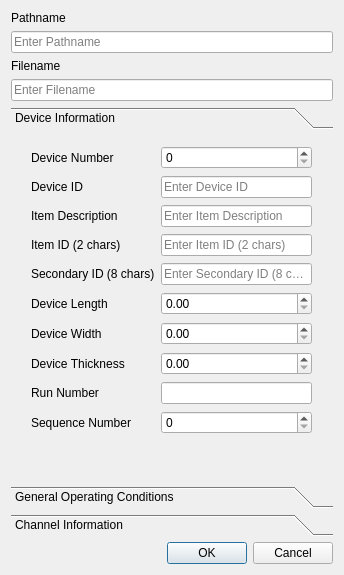
<?xml version="1.0" encoding="UTF-8"?>
<ui version="4.0">
 <class>Dialog</class>
 <widget class="QDialog" name="Dialog">
  <property name="geometry">
   <rect>
    <x>0</x>
    <y>0</y>
    <width>344</width>
    <height>575</height>
   </rect>
  </property>
  <property name="windowTitle">
   <string>Dialog</string>
  </property>
  <layout class="QHBoxLayout" name="horizontalLayout">
   <item>
    <layout class="QVBoxLayout" name="verticalLayout">
     <item>
      <widget class="QLabel" name="label_22">
       <property name="text">
        <string>Pathname</string>
       </property>
       <property name="buddy">
        <cstring>pathnameLe</cstring>
       </property>
      </widget>
     </item>
     <item>
      <widget class="QLineEdit" name="pathnameLe">
       <property name="text">
        <string/>
       </property>
       <property name="placeholderText">
        <string>Enter Pathname</string>
       </property>
      </widget>
     </item>
     <item>
      <widget class="QLabel" name="label_23">
       <property name="text">
        <string>Filename</string>
       </property>
       <property name="buddy">
        <cstring>filenameLe</cstring>
       </property>
      </widget>
     </item>
     <item>
      <widget class="QLineEdit" name="filenameLe">
       <property name="text">
        <string/>
       </property>
       <property name="placeholderText">
        <string>Enter Filename</string>
       </property>
      </widget>
     </item>
     <item>
      <widget class="QToolBox" name="toolBox">
       <property name="currentIndex">
        <number>0</number>
       </property>
       <widget class="QWidget" name="page">
        <property name="geometry">
         <rect>
          <x>0</x>
          <y>0</y>
          <width>320</width>
          <height>319</height>
         </rect>
        </property>
        <attribute name="label">
         <string>Device Information</string>
        </attribute>
        <widget class="QWidget" name="layoutWidget">
         <property name="geometry">
          <rect>
           <x>20</x>
           <y>10</y>
           <width>281</width>
           <height>291</height>
          </rect>
         </property>
         <layout class="QGridLayout" name="gridLayout">
          <item row="0" column="0">
           <widget class="QLabel" name="label_2">
            <property name="text">
             <string>Device Number</string>
            </property>
            <property name="buddy">
             <cstring>deviceNumberSb</cstring>
            </property>
           </widget>
          </item>
          <item row="0" column="1">
           <widget class="QSpinBox" name="deviceNumberSb"/>
          </item>
          <item row="1" column="0">
           <widget class="QLabel" name="label_3">
            <property name="text">
             <string>Device ID</string>
            </property>
            <property name="buddy">
             <cstring>deviceIDLe</cstring>
            </property>
           </widget>
          </item>
          <item row="1" column="1">
           <widget class="QLineEdit" name="deviceIDLe">
            <property name="text">
             <string/>
            </property>
            <property name="placeholderText">
             <string>Enter Device ID</string>
            </property>
           </widget>
          </item>
          <item row="2" column="0">
           <widget class="QLabel" name="label_4">
            <property name="text">
             <string>Item Description</string>
            </property>
            <property name="buddy">
             <cstring>itemDescriptionLe</cstring>
            </property>
           </widget>
          </item>
          <item row="2" column="1">
           <widget class="QLineEdit" name="itemDescriptionLe">
            <property name="text">
             <string/>
            </property>
            <property name="placeholderText">
             <string>Enter Item Description</string>
            </property>
           </widget>
          </item>
          <item row="3" column="0">
           <widget class="QLabel" name="label_5">
            <property name="text">
             <string>Item ID (2 chars)</string>
            </property>
            <property name="buddy">
             <cstring>twoCharItemIDLe</cstring>
            </property>
           </widget>
          </item>
          <item row="3" column="1">
           <widget class="QLineEdit" name="twoCharItemIDLe">
            <property name="text">
             <string/>
            </property>
            <property name="placeholderText">
             <string>Enter Item ID (2 chars)</string>
            </property>
           </widget>
          </item>
          <item row="4" column="0">
           <widget class="QLabel" name="label_6">
            <property name="text">
             <string>Secondary ID (8 chars)</string>
            </property>
            <property name="buddy">
             <cstring>secondaryIDLe</cstring>
            </property>
           </widget>
          </item>
          <item row="4" column="1">
           <widget class="QLineEdit" name="secondaryIDLe">
            <property name="text">
             <string/>
            </property>
            <property name="placeholderText">
             <string>Enter Secondary ID (8 chars)</string>
            </property>
           </widget>
          </item>
          <item row="5" column="0">
           <widget class="QLabel" name="label_7">
            <property name="text">
             <string>Device Length</string>
            </property>
            <property name="buddy">
             <cstring>deviceLengthSb</cstring>
            </property>
           </widget>
          </item>
          <item row="5" column="1">
           <widget class="QDoubleSpinBox" name="deviceLengthSb"/>
          </item>
          <item row="6" column="0">
           <widget class="QLabel" name="label_8">
            <property name="text">
             <string>Device Width</string>
            </property>
            <property name="buddy">
             <cstring>deviceWidthSb</cstring>
            </property>
           </widget>
          </item>
          <item row="6" column="1">
           <widget class="QDoubleSpinBox" name="deviceWidthSb"/>
          </item>
          <item row="7" column="0">
           <widget class="QLabel" name="label_9">
            <property name="text">
             <string>Device Thickness</string>
            </property>
            <property name="buddy">
             <cstring>deviceThicknessSb</cstring>
            </property>
           </widget>
          </item>
          <item row="7" column="1">
           <widget class="QDoubleSpinBox" name="deviceThicknessSb"/>
          </item>
          <item row="8" column="0">
           <widget class="QLabel" name="label">
            <property name="text">
             <string>Run Number</string>
            </property>
            <property name="buddy">
             <cstring>runNumberLe</cstring>
            </property>
           </widget>
          </item>
          <item row="8" column="1">
           <widget class="QLineEdit" name="runNumberLe"/>
          </item>
          <item row="9" column="0">
           <widget class="QLabel" name="label_30">
            <property name="text">
             <string>Sequence Number</string>
            </property>
            <property name="buddy">
             <cstring>sequenceNumberSb</cstring>
            </property>
           </widget>
          </item>
          <item row="9" column="1">
           <widget class="QSpinBox" name="sequenceNumberSb"/>
          </item>
         </layout>
        </widget>
       </widget>
       <widget class="QWidget" name="page_2">
        <property name="geometry">
         <rect>
          <x>0</x>
          <y>0</y>
          <width>320</width>
          <height>319</height>
         </rect>
        </property>
        <attribute name="label">
         <string>General Operating Conditions</string>
        </attribute>
        <widget class="QWidget" name="layoutWidget">
         <property name="geometry">
          <rect>
           <x>50</x>
           <y>10</y>
           <width>234</width>
           <height>169</height>
          </rect>
         </property>
         <layout class="QGridLayout" name="gridLayout_3">
          <item row="0" column="1">
           <widget class="QDoubleSpinBox" name="biasCurrentSb"/>
          </item>
          <item row="1" column="0">
           <widget class="QLabel" name="label_17">
            <property name="text">
             <string>Bias Voltage</string>
            </property>
            <property name="buddy">
             <cstring>biasVoltageSb</cstring>
            </property>
           </widget>
          </item>
          <item row="1" column="1">
           <widget class="QDoubleSpinBox" name="biasVoltageSb"/>
          </item>
          <item row="2" column="0">
           <widget class="QLabel" name="label_18">
            <property name="text">
             <string>Source X Position</string>
            </property>
            <property name="buddy">
             <cstring>sourceXPositionSb</cstring>
            </property>
           </widget>
          </item>
          <item row="2" column="1">
           <widget class="QSpinBox" name="sourceXPositionSb"/>
          </item>
          <item row="3" column="0">
           <widget class="QLabel" name="label_19">
            <property name="text">
             <string>Source Y Position</string>
            </property>
            <property name="buddy">
             <cstring>sourceYPositionSb</cstring>
            </property>
           </widget>
          </item>
          <item row="3" column="1">
           <widget class="QSpinBox" name="sourceYPositionSb"/>
          </item>
          <item row="4" column="0">
           <widget class="QLabel" name="label_20">
            <property name="text">
             <string>External Gain</string>
            </property>
            <property name="buddy">
             <cstring>externalGainSb</cstring>
            </property>
           </widget>
          </item>
          <item row="4" column="1">
           <widget class="QDoubleSpinBox" name="externalGainSb"/>
          </item>
          <item row="5" column="0">
           <widget class="QLabel" name="label_21">
            <property name="text">
             <string>Cold Plate Temperature (GeA)</string>
            </property>
            <property name="buddy">
             <cstring>coldPlateTemperatureSb</cstring>
            </property>
           </widget>
          </item>
          <item row="5" column="1">
           <widget class="QDoubleSpinBox" name="coldPlateTemperatureSb"/>
          </item>
          <item row="0" column="0">
           <widget class="QLabel" name="label_16">
            <property name="text">
             <string>Bias Current</string>
            </property>
            <property name="buddy">
             <cstring>biasCurrentSb</cstring>
            </property>
           </widget>
          </item>
         </layout>
        </widget>
       </widget>
       <widget class="QWidget" name="page_3">
        <property name="geometry">
         <rect>
          <x>0</x>
          <y>0</y>
          <width>320</width>
          <height>319</height>
         </rect>
        </property>
        <attribute name="label">
         <string>Channel Information</string>
        </attribute>
        <widget class="QWidget" name="layoutWidget">
         <property name="geometry">
          <rect>
           <x>60</x>
           <y>10</y>
           <width>183</width>
           <height>111</height>
          </rect>
         </property>
         <layout class="QGridLayout" name="gridLayout_2">
          <item row="0" column="0">
           <widget class="QLabel" name="label_11">
            <property name="text">
             <string>Load Resistor</string>
            </property>
            <property name="buddy">
             <cstring>loadResistorSb</cstring>
            </property>
           </widget>
          </item>
          <item row="0" column="1">
           <widget class="QSpinBox" name="loadResistorSb"/>
          </item>
          <item row="1" column="0">
           <widget class="QLabel" name="label_12">
            <property name="text">
             <string>FET DC Gain</string>
            </property>
            <property name="buddy">
             <cstring>fetDCGainSb</cstring>
            </property>
           </widget>
          </item>
          <item row="1" column="1">
           <widget class="QSpinBox" name="fetDCGainSb"/>
          </item>
          <item row="2" column="0">
           <widget class="QLabel" name="label_13">
            <property name="text">
             <string>AC Gain</string>
            </property>
            <property name="buddy">
             <cstring>acGainSb</cstring>
            </property>
           </widget>
          </item>
          <item row="2" column="1">
           <widget class="QSpinBox" name="acGainSb"/>
          </item>
          <item row="3" column="0">
           <widget class="QLabel" name="label_14">
            <property name="text">
             <string>Internal Divider Ratio</string>
            </property>
            <property name="buddy">
             <cstring>internalDividerRatioSb</cstring>
            </property>
           </widget>
          </item>
          <item row="3" column="1">
           <widget class="QDoubleSpinBox" name="internalDividerRatioSb"/>
          </item>
         </layout>
        </widget>
       </widget>
      </widget>
     </item>
     <item>
      <widget class="QDialogButtonBox" name="buttonBox">
       <property name="orientation">
        <enum>Qt::Horizontal</enum>
       </property>
       <property name="standardButtons">
        <set>QDialogButtonBox::Cancel|QDialogButtonBox::Ok</set>
       </property>
      </widget>
     </item>
    </layout>
   </item>
  </layout>
 </widget>
 <resources/>
 <connections>
  <connection>
   <sender>buttonBox</sender>
   <signal>accepted()</signal>
   <receiver>Dialog</receiver>
   <slot>accept()</slot>
   <hints>
    <hint type="sourcelabel">
     <x>248</x>
     <y>254</y>
    </hint>
    <hint type="destinationlabel">
     <x>157</x>
     <y>274</y>
    </hint>
   </hints>
  </connection>
  <connection>
   <sender>buttonBox</sender>
   <signal>rejected()</signal>
   <receiver>Dialog</receiver>
   <slot>reject()</slot>
   <hints>
    <hint type="sourcelabel">
     <x>316</x>
     <y>260</y>
    </hint>
    <hint type="destinationlabel">
     <x>286</x>
     <y>274</y>
    </hint>
   </hints>
  </connection>
 </connections>
</ui>
